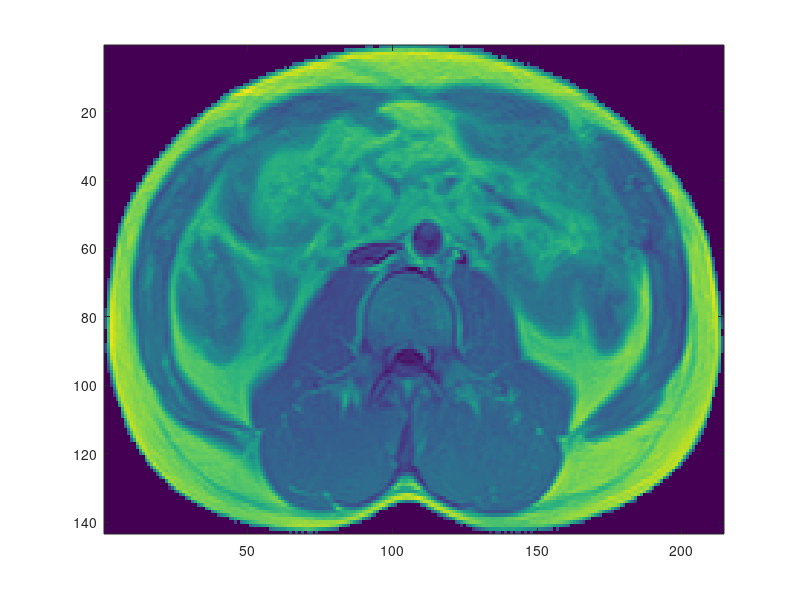
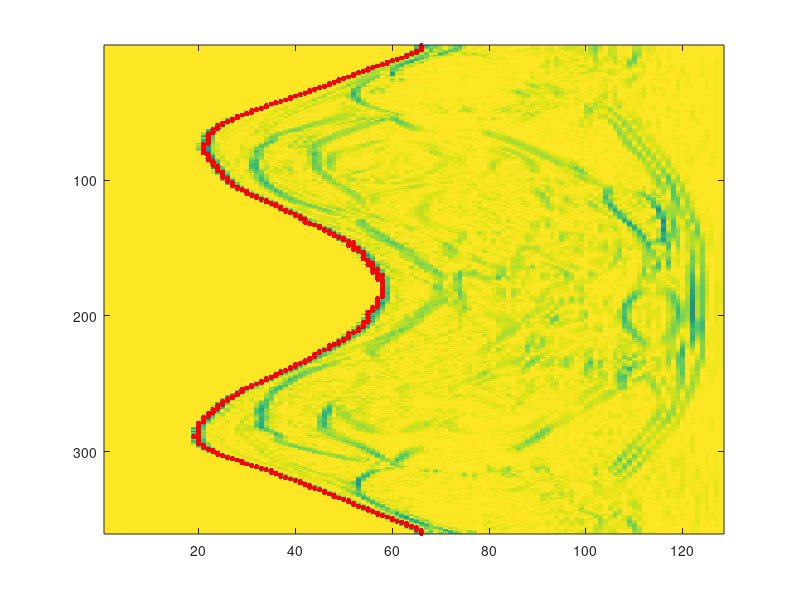
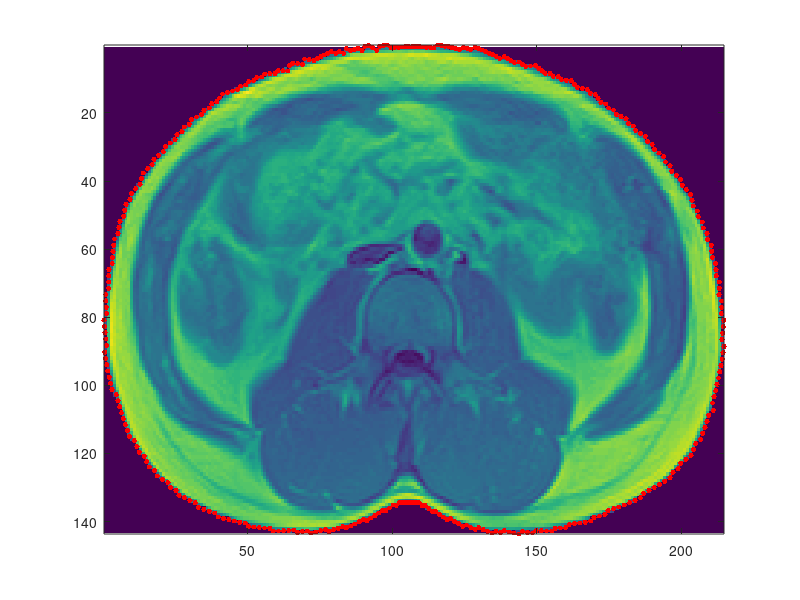

MATLAB code to generate these figures, in order:
clear all;
close all;
load abdomen_biascorrected

% select a rectangular area of interest
x = find(max(abdomencorrected,[],2));
y = find(max(abdomencorrected));
aoi = abdomencorrected(x,y);
imagesc(aoi)

% polar representation
% Allocate arrays for pixel values and coordinates of lines extending
% from image center to the border as the spokes of a wheel
[nrows, ncols] = size(aoi);
maxlen = ceil(0.5*norm([nrows ncols]));
nang = 360;
lines = zeros(nang,maxlen); % Pixel values along wheel spokes
coords = zeros(nang,maxlen); % Image coordinate index along wheel spokes
lcoords = zeros(nang,maxlen,2);


for I=1:nang,
  % Compute unit vector in direction of spoke
  t = [cos(2*pi*I/nang+pi/2) sin(2*pi*I/nang+pi/2)];
  % Compute coordinates of pixels along spoke
  linecoords = ones(maxlen,1)*[ncols nrows]/2 + [0:maxlen-1]'*t;
  % Store coordinates as pixel index in original image
  lcoords(I,:,:) = linecoords;
  % Extract pixel values using bilinear interpolation
  lines(I,:) = interp2(aoi,linecoords(:,1),linecoords(:,2),'linear')';
end

% Make sure we don?t have NaN values anywhere
lines(find(isnan(lines))) = 0;
% Re-order the angles
lines = fliplr(lines);
lcoords = flipdim(lcoords,2);

% extract the radial derivatives
edges = diff(lines')';
edges = abs(edges);
edges = 1 - edges;

% find the acumulator image
aim = zeros(size(edges));
aim(1,:) = edges(1,:);
bim = zeros(size(edges));
for i=2:size(edges,1)
    for j=1:size(edges,2)
        if j == 1
            [val, ind] = min([edges(i-1,j),edges(i-1,j+1)]);
            cols = [j, j+1];
            aim(i,j) = edges(i,j) + val;
            bim(i,j) = cols(ind);
        elseif j == size(edges,2)
            [val, ind] = min([edges(i-1,j-1),edges(i-1,j)]);
            cols = [j-1,j];
            aim(i,j) = edges(i,j) + val;
            bim(i,j) = cols(ind);
        else
            [val, ind] = min([edges(i-1,j-1),edges(i-1,j),edges(i-1,j+1)]);
            cols = [j-1,j,j+1];
            aim(i,j) = edges(i,j) + val;
            bim(i,j) = cols(ind);
        end
    end
end

% find the path in polar coordinates
[~,ind] = min(aim(end,:));
path = zeros(size(bim,1),1);
path(end) = ind;
for i=size(bim,1):-1:2
    path(i-1) = bim(i,ind);
    ind = bim(i,ind);
end

% plot polar
figure;
imagesc(edges)
hold on
plot(path, 1:360, '.r','markersize', 12)

% plot regular image
pixels = zeros(360,2);
for i=1:360
    pixels(i,:) = lcoords(i,path(i),:);
end
figure;
imagesc(aoi);
hold on
plot(pixels(:,1), pixels(:,2), '.r', 'markersize', 12)

